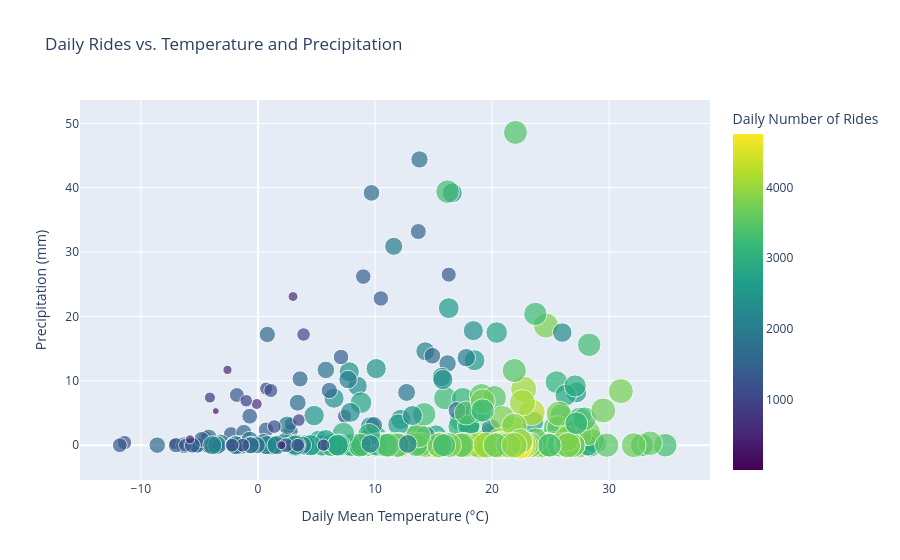

This figure's notebook cell:
### Code cell
fig = px.scatter(
    bike_weather_daily, 
    x='2m_mean', 
    y='precipitation_sum',
    size='number_of_rides',
    color='number_of_rides', 
    color_continuous_scale=px.colors.sequential.Viridis,
    title='Daily Rides vs. Temperature and Precipitation'
)

fig.update_layout(
    xaxis_title="Daily Mean Temperature (°C)",
    yaxis_title="Precipitation (mm)",
    coloraxis_colorbar_title="Daily Number of Rides", 
)

fig.update_traces(
    hovertemplate="<br>".join([
        "<b>Temperature:</b> %{x}°C",
        "<b>Precipitation mm:</b> %{y}",
        "<b>Total Rides:</b> %{marker.color}" 
    ])
)


fig.show()

### Figure 1 — Plotly figure (JSON) as saved in the notebook; plotly's stock layout.template omitted (floating-point values rounded to 4 significant figures; data arrays with more than 128 entries replaced by an {"elided": "..."} marker saying what was removed)
{"data": [{"hovertemplate": "<b>Temperature:</b> %{x}°C<br><b>Precipitation mm:</b> %{y}<br><b>Total Rides:</b> %{marker.color}", "legendgroup": "", "marker": {"color": {"elided": "366 int values"}, "coloraxis": "coloraxis", "size": {"elided": "366 int values"}, "sizemode": "area", "sizeref": 11.9, "symbol": "circle"}, "mode": "markers", "name": "", "orientation": "v", "showlegend": false, "type": "scatter", "x": {"elided": "366 float values"}, "xaxis": "x", "y": {"elided": "366 float values"}, "yaxis": "y"}], "layout": {"coloraxis": {"colorbar": {"title": {"text": "Daily Number of Rides"}}, "colorscale": [[0, "#440154"], [0.1111, "#482878"], [0.2222, "#3e4989"], [0.3333, "#31688e"], [0.4444, "#26828e"], [0.5556, "#1f9e89"], [0.6667, "#35b779"], [0.7778, "#6ece58"], [0.8889, "#b5de2b"], [1, "#fde725"]]}, "legend": {"itemsizing": "constant", "tracegroupgap": 0}, "title": {"text": "Daily Rides vs. Temperature and Precipitation"}, "xaxis": {"anchor": "y", "domain": [0, 1], "title": {"text": "Daily Mean Temperature (°C)"}}, "yaxis": {"anchor": "x", "domain": [0, 1], "title": {"text": "Precipitation (mm)"}}}}
